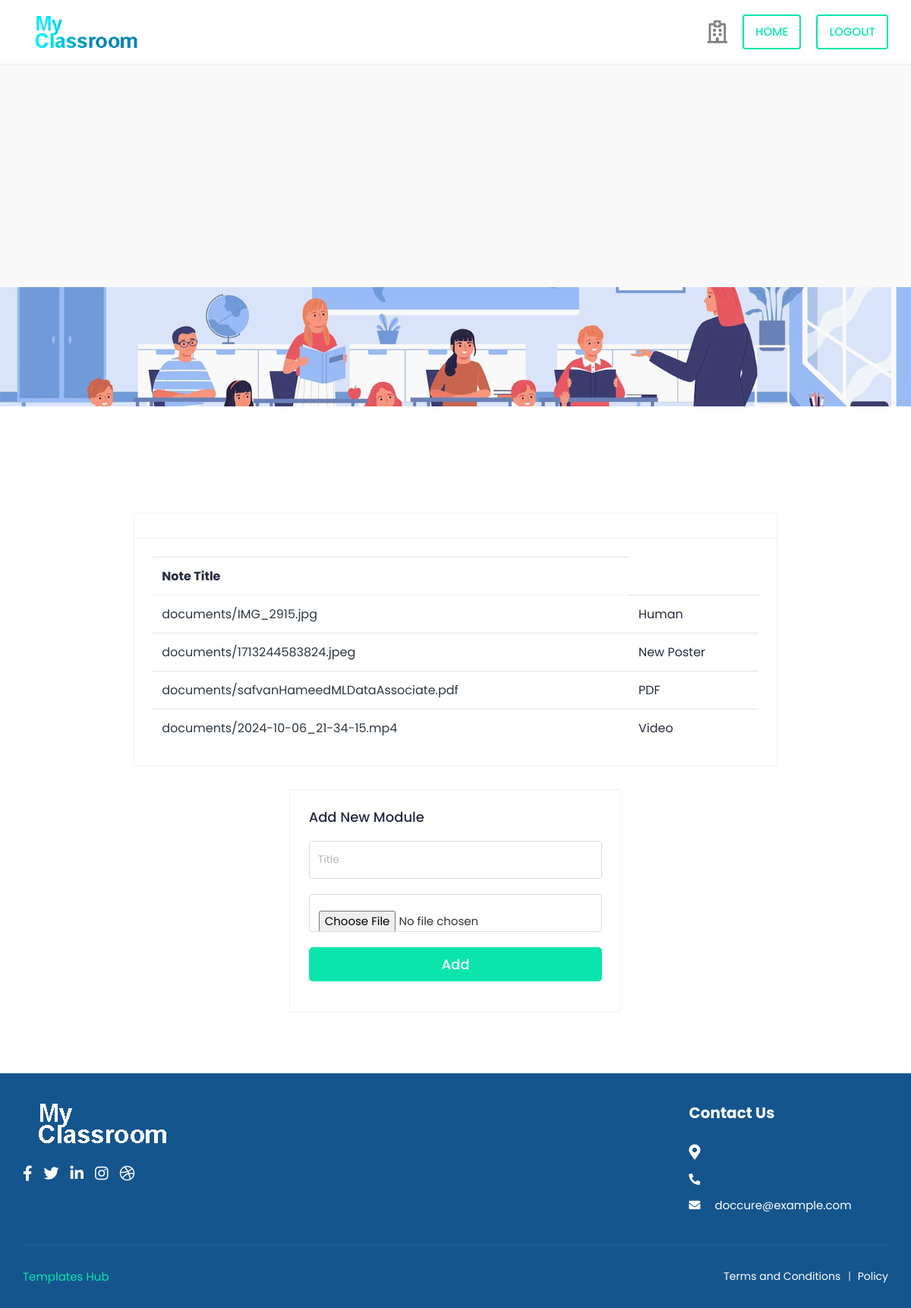
The page /App/notes/5 on the database its author committed.
### myclassroomapp/models.py (models this page shows)
class notereg(models.Model):
    Userid = models.ForeignKey(UserReg, related_name='N_User_id', on_delete=models.CASCADE)
    moduleid = models.ForeignKey(modulereg, related_name='N_Module_id', on_delete=models.CASCADE)
    Note_title = models.CharField(max_length=50)
    notefile = models.FileField(upload_to='documents/')

### myclassroomapp/views.py (the view)
# urls.py: path('notes/<str:id>',views.viewnotes, name='view_notes'),
def viewnotes(request,id):
    request.session['mid'] = id
    data = notereg.objects.filter(moduleid=id).values()
    context = {
        'data': data
    }
    print(context)
    return render(request, 'notes.html', context)

### templates/notes.html (shortened to what this page needs)
{% load static %}
<html lang="en">
<head>
		<link rel="stylesheet" href="{% static '/assets/css/bootstrap.min.css'%}">
		<link rel="stylesheet" href="{% static '/assets/plugins/fontawesome/css/fontawesome.min.css'%}">
		<link rel="stylesheet" href="{% static '/assets/plugins/fontawesome/css/all.min.css'%}">
		<link rel="stylesheet" href="{% static '/assets/css/style.css'%}">
	</head>
	<body>
		<div class="main-wrapper">
			<header class="header">
				<nav class="navbar navbar-expand-lg header-nav">
					<div class="navbar-header">
						<a href="index-2.html" class="navbar-brand logo">
							<img src="{% static '/assets/img/logo.png'%}" class="img-fluid" alt="Logo">
						</a>
					</div>
					<ul class="nav header-navbar-rht">
						<li class="nav-item contact-item">
							<div class="header-contact-img">
								<i class="far fa-hospital"></i>
							</div>
						</li>
						<li class="nav-item">
							<a class="nav-link header-login" href="/App/home/"> home </a>
						</li>
						<li class="nav-item">
							<a class="nav-link header-login" href="/App/logout/">Logout </a>
						</li>
					</ul>
				</nav>
			</header>
			<section class="section section-search">
			</section>
			<section class="section section-specialities">
				<div class="container-fluid">
					<div class="row justify-content-center">
						<div class="col-md-9">
							<div class="card">
								<div class="card-header">
								</div>
								<div class="card-body">
									<div class="table-responsive">
										<table class="table table-hover mb-0">
											<thead>
												<tr>
													<th>Note Title</th>
												</tr>
											</thead>
											<tbody>
											{% for h in data %}
												<tr>
													<td><a href="http://127.0.0.1:8000/media/{{h.notefile}}" target="_blank">{{h.notefile}}</a></td>
													<td>{{h.Note_title}}</td>
												</tr>
											{% endfor %}
											</tbody>
										</table>
									</div>
								</div>
							</div>
							<div class="account-content">
								<div class="row align-items-center justify-content-center">
									<div class="col-md-12 col-lg-6 login-right">
										<div class="login-header">
											<h3>Add New Module</h3>
										</div>
										<form action="/App/notesdb/" method="POST" enctype="multipart/form-data">
											<div class="form-group form-focus">
												<input type="text" name="title" class="form-control floating">
												<label class="focus-label">Title</label>
											</div>
											<div class="form-group form-focus">
												<input type="file" name="file" class="form-control floating">
											</div>
											<button class="btn btn-primary btn-block btn-lg login-btn" type="submit">Add</button>
										</form>
									</div>
								</div>
							</div>
						</div>
					</div>
				</div>
			</section>
			<footer class="footer">
				<div class="footer-top">
					<div class="container-fluid">
						<div class="row">
							<div class="col-lg-3 col-md-6">
								<div class="footer-widget footer-about">
									<div class="footer-logo">
										<img src="{% static '/assets/img/footer-logo.png'%}" alt="logo">
									</div>
									<div class="footer-about-content">
										<div class="social-icon">
											<ul>
												<li>
													<a href="#" target="_blank"><i class="fab fa-facebook-f"></i> </a>
												</li>
												<li>
													<a href="#" target="_blank"><i class="fab fa-twitter"></i> </a>
												</li>
												<li>
													<a href="#" target="_blank"><i class="fab fa-linkedin-in"></i></a>
												</li>
												<li>
													<a href="#" target="_blank"><i class="fab fa-instagram"></i></a>
												</li>
												<li>
													<a href="#" target="_blank"><i class="fab fa-dribbble"></i> </a>
												</li>
											</ul>
										</div>
									</div>
								</div>
							</div>
							<div class="col-lg-3 col-md-6">
							</div>
							<div class="col-lg-3 col-md-6">
							</div>
							<div class="col-lg-3 col-md-6">
								<div class="footer-widget footer-contact">
									<h2 class="footer-title">Contact Us</h2>
									<div class="footer-contact-info">
										<div class="footer-address">
											<span><i class="fas fa-map-marker-alt"></i></span>
										</div>
										<p>
											<i class="fas fa-phone-alt"></i>
										</p>
										<p class="mb-0">
											<i class="fas fa-envelope"></i>
											doccure@example.com
										</p>
									</div>
								</div>
							</div>
						</div>
					</div>
				</div>
                <div class="footer-bottom">
					<div class="container-fluid">
						<div class="copyright">
							<div class="row">
								<div class="col-md-6 col-lg-6">
									<div class="copyright-text">
										<p class="mb-0"><a href="templateshub.net">Templates Hub</a></p>
									</div>
								</div>
								<div class="col-md-6 col-lg-6">
									<div class="copyright-menu">
										<ul class="policy-menu">
											<li><a href="term-condition.html">Terms and Conditions</a></li>
											<li><a href="privacy-policy.html">Policy</a></li>
										</ul>
									</div>
								</div>
							</div>
						</div>
					</div>
				</div>
			</footer>
	   </div>
	</body>
</html>

### rows shown on the page
notereg: notefile "documents/IMG_2915.jpg", Note_title "Human"
notereg: notefile "documents/1713244583824.jpeg", Note_title "New Poster"
notereg: notefile "documents/safvanHameedMLDataAssociate.pdf", Note_title "PDF"
notereg: notefile "documents/2024-10-06_21-34-15.mp4", Note_title "Video"
